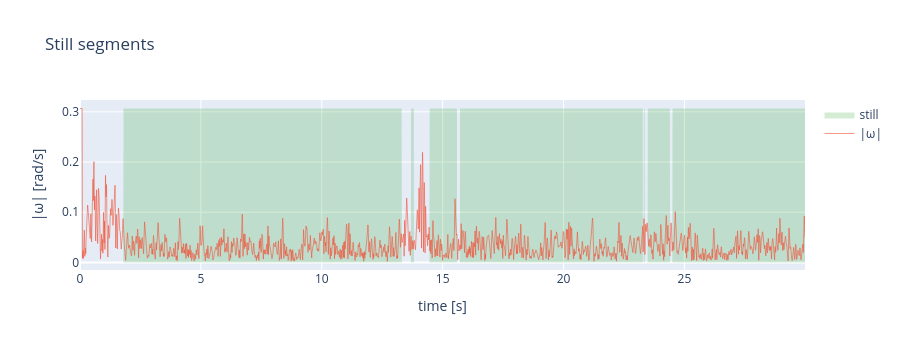

The notebook cell saved with this chart:
### Markdown cell above
## 4. Noise and bias while still
Find the segments where the phone lies still (low gyro rate over a short window).
There, the gyro should read 0 (anything else = **bias**) and the spread is the **noise**.

### Code cell
WINDOW = 50  # samples (~0.4 s)
STILL_THRESHOLD = 0.05  # rad/s


def rolling_mean(values, n):
    return np.convolve(values, np.ones(n) / n, mode="same")


# "still" = average rotation over the window is below the threshold
still = rolling_mean(gyr_mag, WINDOW) < STILL_THRESHOLD
print(f"still samples: {still.sum()} ({still.mean():.0%} of recording)")

# Green areas = segments used as "at rest" in the next cells
fig = go.Figure()
fig.add_trace(
    go.Scatter(x=t, y=np.where(still, gyr_mag.max(), 0), name="still", fill="tozeroy", line_width=0, fillcolor="rgba(44, 160, 44, 0.2)", hoverinfo="skip")
)
fig.add_trace(go.Scatter(x=t, y=gyr_mag, name="|ω|"))
fig.update_layout(height=350, xaxis_title="time [s]", yaxis_title="|ω| [rad/s]", title="Still segments")
fig.show()

### Figure 1 — Plotly figure (JSON) as saved in the notebook; plotly's stock layout.template omitted (floating-point values rounded to 4 significant figures; data arrays with more than 128 entries replaced by an {"elided": "..."} marker saying what was removed)
{"data": [{"fill": "tozeroy", "fillcolor": "rgba(44, 160, 44, 0.2)", "hoverinfo": "skip", "line": {"width": 0}, "name": "still", "type": "scatter", "x": {"elided": "3750 float values"}, "y": {"elided": "3750 float values"}}, {"name": "|ω|", "type": "scatter", "x": {"elided": "3750 float values"}, "y": {"elided": "3750 float values"}}], "layout": {"height": 350, "title": {"text": "Still segments"}, "xaxis": {"title": {"text": "time [s]"}}, "yaxis": {"title": {"text": "|ω| [rad/s]"}}}}
